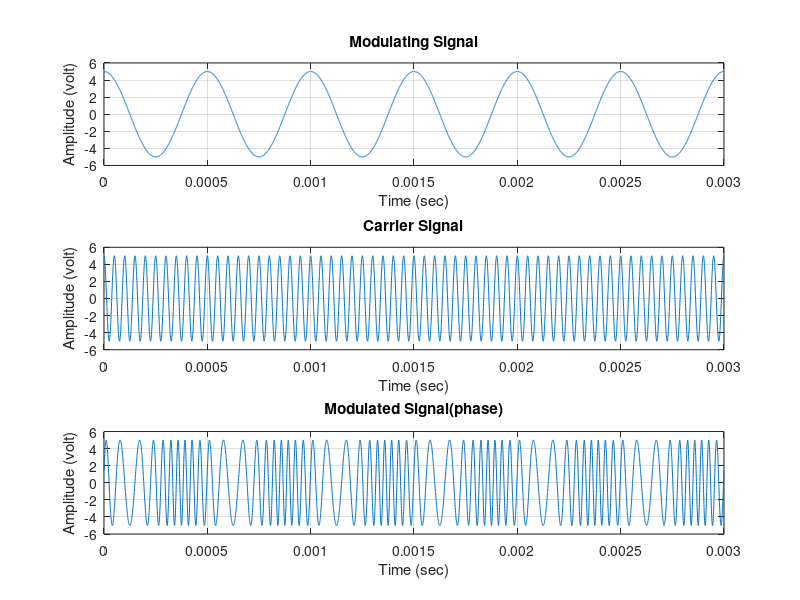

MATLAB code to generate this figure:
clc;
clear all;
close all; %closes other gui windows

Am=5;
fm=2000; %hz
tm=1/fm;
t=0:tm/1000:6*tm;
ym=Am*cos(2*pi*fm*t);
figure(1);
subplot(3,1,1); %3 plots in a graph
plot(t,ym),grid on;
title ("Modulating Signal");
xlabel("Time (sec)");
ylabel("Amplitude (volt)");

m=1; %let m=1
ac=Am/m;
fc=fm*10;
yc=ac*cos(2*pi*fc*t);

%figure(1);
subplot(3,1,2); %3 plots in a graph
plot(t,yc),grid on;
title ("Carrier Signal");
xlabel("Time (sec)");
ylabel("Amplitude (volt)");


y=ac*cos(2*pi*fc*t+Am*cos(2*pi*fm*t));
subplot(3,1,3); %3 plots in a graph
plot(t,y),grid on;
title ("Modulated Signal(phase)");
xlabel("Time (sec)");
ylabel("Amplitude (volt)");


